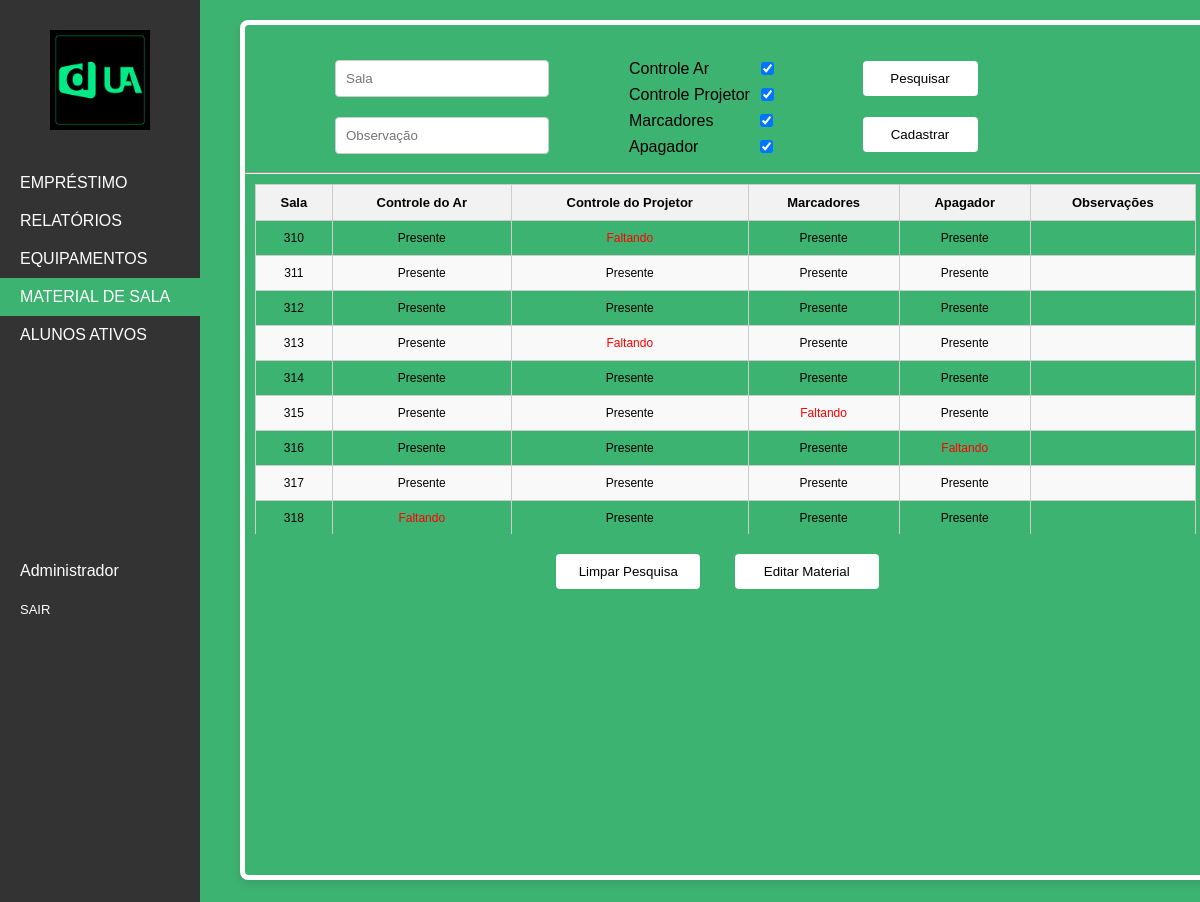
Screenshot of /dashboard/material.php (signed in) with the database file from the repository.
### tables this page shows
CREATE TABLE `material` (
  `id_material` int(11) NOT NULL,
  `id_operador` int(11) NOT NULL,
  `sala` int(11) NOT NULL,
  `controle_ar` tinyint(1) NOT NULL DEFAULT 0,
  `controle_projetor` tinyint(1) NOT NULL DEFAULT 0,
  `marcadores` tinyint(1) NOT NULL DEFAULT 0,
  `apagador` tinyint(1) NOT NULL DEFAULT 0,
  `observacao` varchar(100) DEFAULT NULL
);

### dashboard/material.php (the view, shortened to what this page needs)
<!DOCTYPE html>
<html lang="pt-br">
    <head>
        <link rel="stylesheet" type="text/css" href="styles.css">
        <link rel="stylesheet" type="text/css" href="material.css">
    </head>
    <body>
        <div class="sidebar">
            <div class="logo-container">
                <a href="dashboard.php">
                <img src="../resources/icon.png" alt="Descrição da Imagem" class="class-logo">
                </a>
            </div>
            <a href="emprestimo.php" id="link-emprestimo">EMPRÉSTIMO</a>
			<a href="relatorios.php" id="link-alunos">RELATÓRIOS</a>
			<a href="equipamentos.php" id="link-equipamentos">EQUIPAMENTOS</a>
            <a href="material.php" id="link-alunos" style="background-color: #3CB371; color: white;">MATERIAL DE SALA</a>
            <a href="alunos.php" id="link-alunos">ALUNOS ATIVOS</a>
			<br>
			<br>
			<br>
			<br>
			<br>
			<br>
			<br>
			<br>
			<br>
			<br>
			<br>
			<span id="operador" style="width: 195px; height: 20px; margin-left: 10px; padding: 10px; display: block; color: white"><?PHP echo $_SESSION['operador']; ?></span>
			<a href="session/logout.php" id="link-logout" style="font-size: 13px;">SAIR</a>
        </div>
        <div class="content">
            <div id="equipamentos">
                <div class="painel" style="height: 100%; width: 100%; text-align: left">
                    <div id="painel-cadastro" class="painel-colorido" style="text-align: center;">
						<form method="post" action="CadastroMaterial.php">
                            <div style="display: flex;">
								<div class="sala" style="text-align: center; width: 40%; margin-top: 25px">
                                    <input type="number" id="sala" name="sala" class="input-field" style="width: 50%;" placeholder="Sala" required min="1">
                                    <input type="text" id="obs" name="obs" class="input-field" style="width: 50%" placeholder="Observação">
                                </div>
                                <div class="form-row">
									<label class="container"> Controle Ar
										<input style="margin-left: 52px" type="checkbox" id="ControleAr" name="ControleAr" value="true" checked="checked">
									</label>
									<label class="container"> Controle Projetor
										<input style="margin-left: 11px" type="checkbox" id="ControleProjetor" name="ControleProjetor" value="true" checked="checked">
									</label>
									<label class="container"> Marcadores
										<input style="margin-left: 47px" type="checkbox" id="Marcadores" name="Marcadores" checked="checked" value="true">
									</label>
									<label class="container"> Apagador
										<input style="margin-left: 62px" type="checkbox" id="Apagador" name="Apagador" checked="checked" value="true">
									</label>
								</div>
                                <div style="margin-top: 25px; width: 20%">
                                    <button id="botao-pesquisar" class="button" style="color: black; width: 115px; margin-left: 10px; margin-top: 11px" type="button">Pesquisar</button>
                                    <input class="button" style="color: black; width: 115px; margin-left: 10px; margin-top: 21px" type="submit" name="CadastroMaterial" value="Cadastrar" id="btnCadastrarMaterial">
                                </div>
                            </div>
                        </form>
                        <hr>
                        <div class="scrollable-table" style="margin-top: 10px;">
                            <?php
                                function preencherTabelaMateriaisComBD() {
									include('config.php');
									$sql = "SELECT id_material, sala, controle_ar, controle_projetor, marcadores, apagador, observacao FROM material";
									$result = $conn->query($sql);
									echo '<table id="tabela-materiais" class="styled-table">
											<thead style="font-size: 13px;">
												<tr>
													<th id="th-sala">Sala</th>
													<th id="th-controle-ar">Controle do Ar</th>
													<th id="th-controle-projetor">Controle do Projetor</th>
													<th id="th-marcadores">Marcadores</th>
													<th id="th-apagador">Apagador</th>
													<th id="th-observacao">Observações</th>
												</tr>
											</thead>
											<tbody style="font-size: 12px;">';
									if ($result->num_rows > 0) {
										while ($row = $result->fetch_assoc()) {
											$controle_ar = $row['controle_ar'] ? 'Presente' : 'Faltando';
											$controle_projetor = $row['controle_projetor'] ? 'Presente' : 'Faltando';
											$marcadores = $row['marcadores'] ? 'Presente' : 'Faltando';
											$apagador = $row['apagador'] ? 'Presente' : 'Faltando';
											echo '<tr onclick="highlightRowMaterial(this)">';
											echo "<td>{$row['sala']}</td>";
											echo "<td>{$controle_ar}</td>";
											echo "<td>{$controle_projetor}</td>";
											echo "<td>{$marcadores}</td>";
											echo "<td>{$apagador}</td>";
											echo "<td>{$row['observacao']}</td>";
											echo '</tr>';
										}
									}else {
										echo '<tr><td colspan="7">Nenhum material encontrado</td></tr>';
									}
									echo '</tbody></table>';
								}
								preencherTabelaMateriaisComBD();
								?>
                        </div>
                        <div class="botao-emprestimo">
                            <button class="button" id="botao-reset" style="color: black; width: 15%; margin-top: 20px" >Limpar Pesquisa</button>
                            <button class="button" style="color: black; width: 15%; margin-right: 30px;" id="btnEditarEquipamento" onclick="editarLinhaMaterial()">Editar Material</button>
                        </div>
                    </div>
                </div>
            </div>
        </div>
    </body>
</html>

### dashboard/styles.css (style rules this page uses)
body { font-family: Arial, sans-serif; margin: 0; padding: 0; align-items: center; justify-content: center; min-height: 100vh; background-color: #3CB371; }
.class-logo { background-color: white; text-align: center; width: 100px; max-width: 400px; }
.sidebar { width: 200px; background-color: #333; position: fixed; top: 0; left: 0; height: 100%; padding-top: 20px; }
.logo-container { padding-bottom: 20px; display: flex; flex-direction: column; align-items: center; }
.sidebar a { display: block; padding: 10px 20px; background-color: #333; color: #fff; text-decoration: none; }
.content { margin-left: 220px; padding: 20px; }
.painel { background-color: white; border-radius: 8px; padding: 5px; box-shadow: 0px 4px 8px rgba(0, 0, 0, 0.1); text-align: center; width: 100%; max-width: 100%; }
#equipamentos { height: 90vh; width: 80vw; justify-content: center; align-items: center; }
.painel-colorido { width: 100%; height: 100%; justify-content: left; align-items: top; }
.botao-emprestimo { width: 100%; justify-content: center; align-items: center; text-align: center; }
.botao-emprestimo button { margin: 15px; }
#painel-cadastro { position: absolute; background-color: #3CB371; border-radius: 4px; width: 100%; max-width: 80%; height: 100%; max-height: 90%; }
.input-field { padding: 10px; margin: 10px 0; border: 1px solid #ccc; border-radius: 4px; margin-left: 10px; }
.button { background-color: white; color: white; border: none; border-radius: 4px; padding: 10px 20px; cursor: pointer; width: 200px; }
label { margin-top: 10px; margin-right: 10px; }
table { border-collapse: collapse; width: 98%; }
table, th, td { border: 1px solid #ccc; }
th, td { padding: 10px; text-align: center; }
th { background-color: #f2f2f2; }
tr:nth-child(even) { background-color: #f9f9f9; }
.styled-table { padding: 10px; border: 1px solid #ccc; border-radius: 4px; margin-left: 10px; }

### dashboard/material.css (style rules this page uses)
.scrollable-table { max-height: 350px; overflow-y: auto; }
.styled-table thead { position: sticky; top: 0; background-color: #ffffff; z-index: 1; }
.form-row { width: 190px; margin-top: 27px; display: flex; flex-direction: column; }
label { margin-top: 7px; margin-right: 10px; }
.container { display: flex; align-items: center; cursor: pointer; }
.container input { margin-right: 5px; }
.status-faltando { color: red; }

### rows the page displays
material: sala "310", controle_ar "Presente", controle_projetor "Faltando", marcadores "Presente", apagador "Presente"
material: sala "311", controle_ar "Presente", controle_projetor "Presente", marcadores "Presente", apagador "Presente"
material: sala "312", controle_ar "Presente", controle_projetor "Presente", marcadores "Presente", apagador "Presente"
material: sala "313", controle_ar "Presente", controle_projetor "Faltando", marcadores "Presente", apagador "Presente"
material: sala "314", controle_ar "Presente", controle_projetor "Presente", marcadores "Presente", apagador "Presente"
material: sala "315", controle_ar "Presente", controle_projetor "Presente", marcadores "Faltando", apagador "Presente"
material: sala "316", controle_ar "Presente", controle_projetor "Presente", marcadores "Presente", apagador "Faltando"
material: sala "317", controle_ar "Presente", controle_projetor "Presente", marcadores "Presente", apagador "Presente"
material: sala "318", controle_ar "Faltando", controle_projetor "Presente", marcadores "Presente", apagador "Presente"

### other values shown
$_SESSION['operador'] "Administrador"
